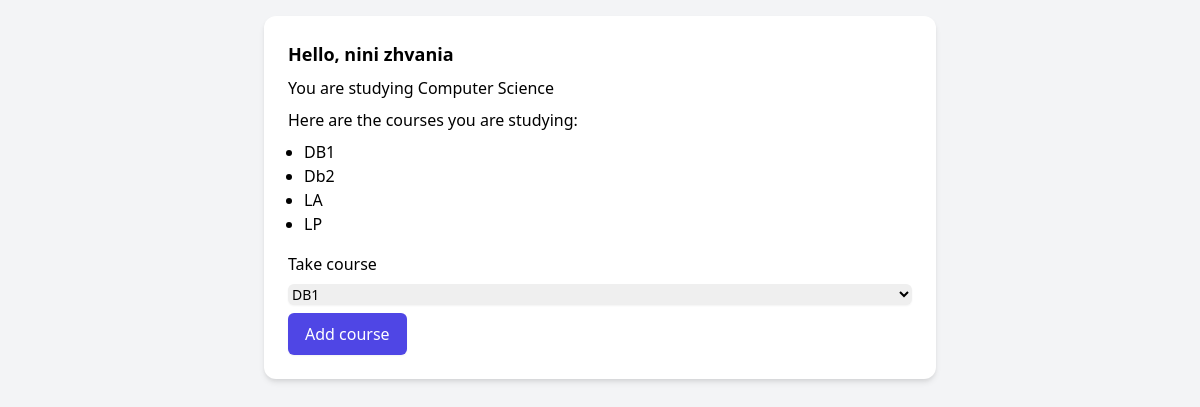
/portal/add_course/ (signed in), run on the app's committed database.
### academic_portal/models.py (models this page shows, shortened)
class Student(models.Model):
    user = models.OneToOneField('users.CustomUser', on_delete=models.CASCADE, verbose_name=_('User'),
                                related_name='student')
    courses = models.ManyToManyField('Course', verbose_name=_('Courses'), related_name='students')
    faculty = models.ForeignKey('Faculty', on_delete=models.CASCADE, verbose_name=_('Faculty'), related_name='students')
    email = models.EmailField(primary_key=True, verbose_name=_('Email'))
    first_name = models.CharField(max_length=50, null=False, blank=False, verbose_name=_('First Name'))
    last_name = models.CharField(max_length=50, null=False, blank=False, verbose_name=_('Last Name'))
    date_of_birth = models.DateField(verbose_name=_('Date of Birth'))
    year_of_study = models.PositiveSmallIntegerField(choices=YEAR_OF_STUDY_CHOICES, verbose_name=_('Year of Study'))
    class Meta:
        verbose_name = _('Student')
        verbose_name_plural = _('Students')
        ordering = ['last_name', 'first_name', 'date_of_birth', 'email', 'year_of_study', 'faculty']
        indexes = [
            models.Index(fields=['last_name'], name='student_last_name_idx'),
        ]

class Faculty(models.Model):
    courses = models.ManyToManyField('Course', verbose_name=_('Courses'), related_name='faculties')
    name = models.CharField(max_length=100, primary_key=True, verbose_name=_('Name'))
    def __str__(self):
        return f'{self.name}'
    class Meta:
        verbose_name = _('Faculty')
        verbose_name_plural = _('Faculties')

class Course(models.Model):
    code = models.CharField(max_length=10, primary_key=True, verbose_name=_('Code'))
    title = models.CharField(max_length=100, null=False, blank=False, verbose_name=_('Title'))
    description = models.TextField(verbose_name=_('Description'))
    syllabus = models.FileField(upload_to='syllabus/', verbose_name=_('Syllabus'))
    def __str__(self):
        return f'{self.code}'
    class Meta:
        verbose_name = _('Course')
        verbose_name_plural = _('Courses')
        ordering = ['code', 'title']
        indexes = [
            models.Index(fields=['title'], name='course_title_idx'),
        ]

### academic_portal/views.py (the view)
# urls.py: path('add_course/', add_course, name='add_course'),
def add_course(request):
    user = request.user
    if user.is_authenticated:
        if request.method == 'POST':
            course = request.POST.get('course')
            course = get_object_or_404(Course, code=course)
            if user.student.courses.filter(code=course.code).exists() or user.student.courses.count() >= 7:
                return redirect('academic_portal:add_course')
            user.student.courses.add(course)
            return redirect('academic_portal:add_course')
        else:
            if hasattr(user, 'student'):
                student = user.student
                return render(request, 'add_course.html', {
                    'courses': student.courses.all(),
                    'first_name': student.first_name,
                    'last_name': student.last_name,
                    'faculty': student.faculty,
                    'all_courses': student.faculty.courses.all()
                })
            else:
                return render(request, 'not_student.html')
    else:
        return redirect('login')

### academic_portal/templates/add_course.html (shortened to what this page needs)
<!DOCTYPE html>
<html lang="en">
<head>
    <link href="https://cdn.jsdelivr.net/npm/tailwindcss@2.2.19/dist/tailwind.min.css" rel="stylesheet">
</head>
<body class="bg-gray-100 p-4">
    <div class="max-w-md mx-auto bg-white rounded-xl shadow-md overflow-hidden md:max-w-2xl">
        <div class="p-6">
            <p class="text-lg font-semibold">Hello, {{ first_name }} {{ last_name }}</p>
            <p class="mt-2">You are studying {{ faculty }}</p>
            <p class="mt-2">Here are the courses you are studying:</p>
            <ul class="list-disc pl-4 mt-2">
                {% for course in courses %}
                    <li>{{ course }}</li>
                {% endfor %}
            </ul>
            <p class="mt-4">Take course</p>
            <form action="" method="post" class="mt-2">
                <select name="course" class="block w-full border-gray-300 rounded-md shadow-sm focus:ring-indigo-500 focus:border-indigo-500 sm:text-sm">
                    {% for course in all_courses %}
                        <option value="{{ course }}">{{ course }}</option>
                    {% endfor %}
                </select>
                <input type="submit" value="Add course" class="mt-2 inline-flex items-center px-4 py-2 border border-transparent rounded-md shadow-sm text-white bg-indigo-600 hover:bg-indigo-700 focus:outline-none focus:ring-2 focus:ring-offset-2 focus:ring-indigo-500 cursor-pointer">
            </form>
        </div>
    </div>
</body>
</html>

### data on the page
Student: first_name "nini", last_name "zhvania"
Faculty: name "Computer Science"
Course: code "DB1"
Course: code "Db2"
Course: code "LA"
Course: code "LP"

### other printed values
form field course "DB1"
